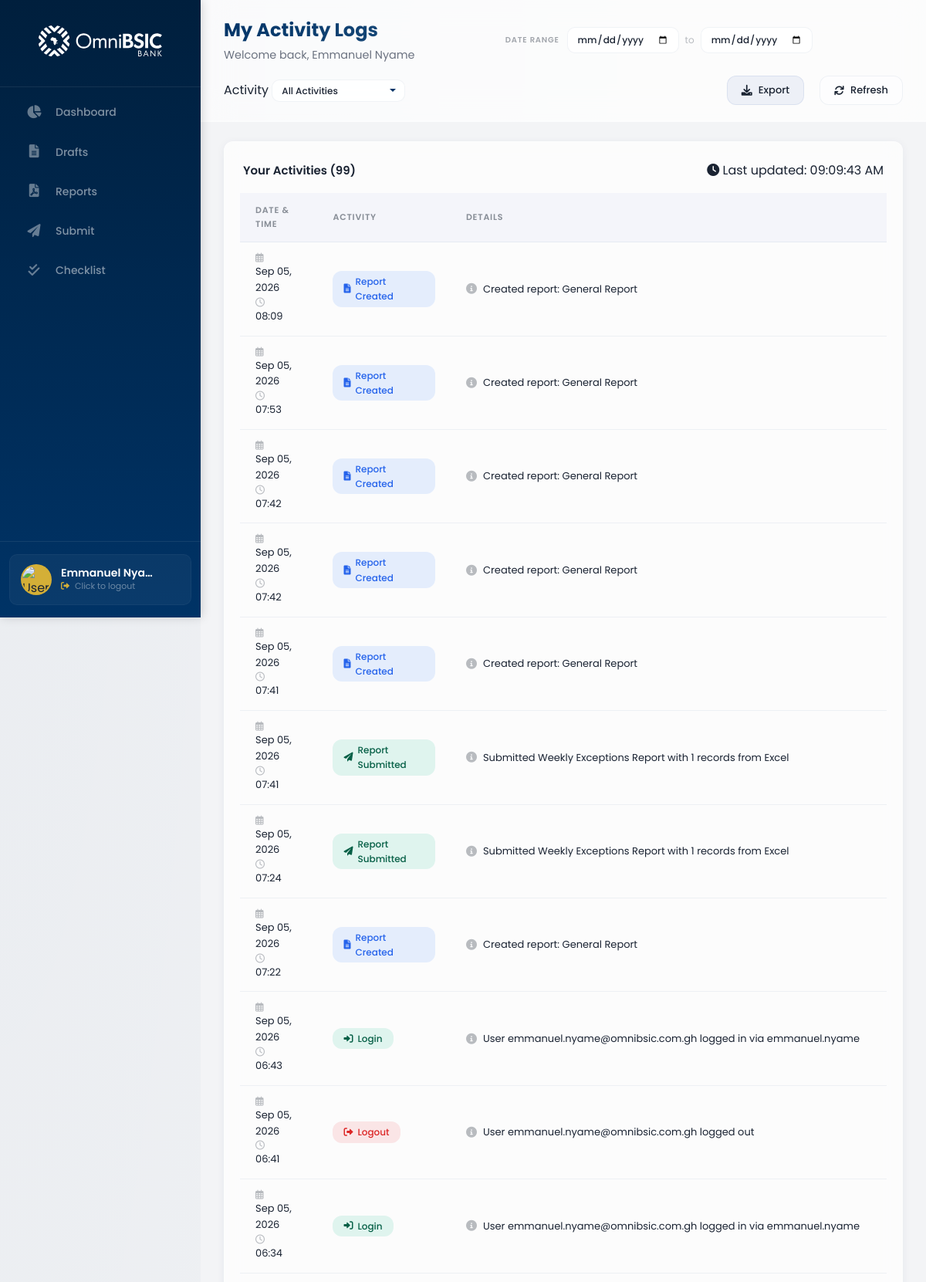
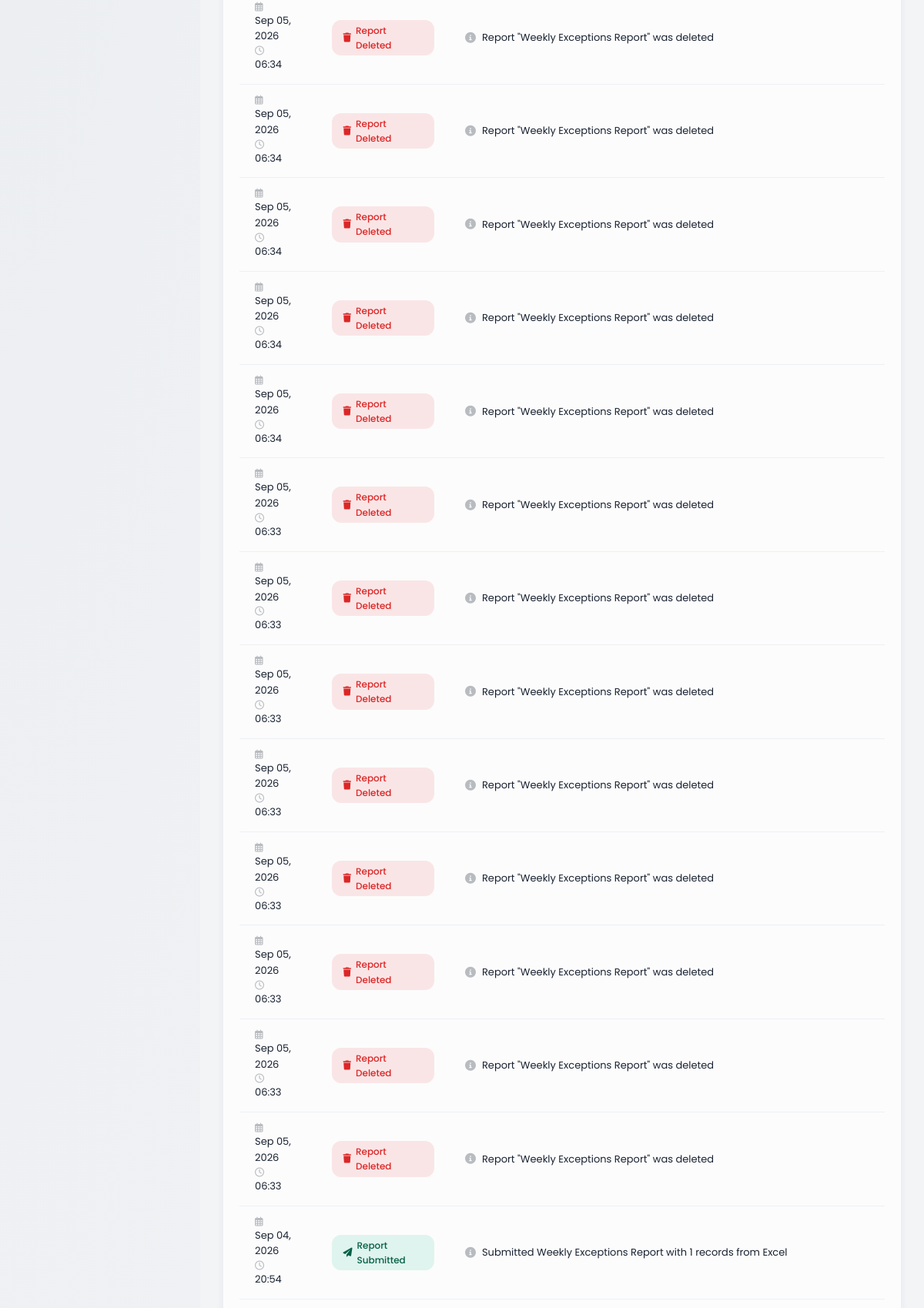
The app's page /adminboard/member/activity-logs/ (signed in, upper part) with its own data (2 pictures, top to bottom).
### control_dashboard/models.py (models this page shows, shortened)
class UserProfile(models.Model):
    ROLE_CHOICES = [
        ('admin', 'Admin'),
        ('supervisor', 'Supervisor'),
        ('member', 'Member'),
    ]
    POSITION_CHOICES = [
        ('hc', 'Headoffice Control'),
        ('cc', 'Cluster Control'),
    ]
    STATUS_CHOICES = [
        ('active', 'Active'),
        ('inactive', 'Inactive'),
    ]
    user = models.OneToOneField(
        User,
        on_delete=models.CASCADE,
        related_name='profile',
        null=True,
        blank=True
    )
    email = models.EmailField(unique=True)
    full_name = models.CharField(max_length=200)
    username = models.CharField(max_length=150, unique=True, blank=True, null=True)
    position = models.CharField(max_length=50, choices=POSITION_CHOICES, default='member')
    role = models.CharField(max_length=50, choices=ROLE_CHOICES, default='member')
    status = models.CharField(max_length=50, choices=STATUS_CHOICES, default='active')
    departments = models.ManyToManyField(
        'Department',
        blank=True,
        related_name='user_profiles'
    )
    branches = models.ManyToManyField(
        'Branch',
        blank=True,
        related_name='user_profiles'
    )
    created_at = models.DateTimeField(auto_now_add=True)
    updated_at = models.DateTimeField(auto_now=True)
    class Meta:
        db_table = 'user_profiles'
        ordering = ['full_name']

class ActivityLog(models.Model):
    ACTIVITY_TYPES = (
        ('login', 'Login'),
        ('logout', 'Logout'),
        ('report_created', 'Report Created'),
        ('report_updated', 'Report Updated'),
        ('report_deleted', 'Report Deleted'),
        ('report_submitted', 'Report Submitted'),
        ('report_approved', 'Report Approved'),
        ('report_rejected', 'Report Rejected'),
        ('checklist_completed', 'Checklist Completed'),
        ('user_created', 'User Created'),
        ('user_updated', 'User Updated'),
        ('user_deleted', 'User Deleted'),
        ('email_sent', 'Email Sent'),
        ('draft_saved', 'Draft Saved'),
        ('draft_deleted', 'Draft Deleted'),
        ('deduction_created', 'Deduction Created'),
        ('deduction_updated', 'Deduction Updated'),
        ('deduction_deleted', 'Deduction Deleted'),
        ('score_updated', 'Score Updated'),
    )
    ACTIVITY_ICONS = {
        'login': 'fa-sign-in-alt',
        'logout': 'fa-sign-out-alt',
        'report_created': 'fa-file-alt',
        'report_updated': 'fa-edit',
        'report_deleted': 'fa-trash',
        'report_submitted': 'fa-paper-plane',
        'report_approved': 'fa-check-circle',
        'report_rejected': 'fa-times-circle',
        'checklist_completed': 'fa-check-double',
        'user_created': 'fa-user-plus',
        'user_updated': 'fa-user-edit',
        'user_deleted': 'fa-user-minus',
        'email_sent': 'fa-envelope',
        'draft_saved': 'fa-save',
        'draft_deleted': 'fa-trash-alt',
        'deduction_created': 'fa-minus-circle',
        'deduction_updated': 'fa-edit',
        'deduction_deleted': 'fa-trash',
        'score_updated': 'fa-star',
    }
    user = models.ForeignKey(
        'UserProfile',
        on_delete=models.CASCADE,
        related_name='activity_logs'
    )
    activity_type = models.CharField(
        max_length=50,
        choices=ACTIVITY_TYPES
    )
    details = models.TextField(
        blank=True,
        null=True,
        help_text="Detailed description of the activity"
    )
    ip_address = models.GenericIPAddressField(
        blank=True,
        null=True,
        help_text="IP address of the user"
    )
    user_agent = models.TextField(
        blank=True,
        null=True,
        help_text="User agent string"
    )
    created_at = models.DateTimeField(
        auto_now_add=True
    )
    class Meta:
        ordering = ['-created_at']
        verbose_name = 'Activity Log'
        verbose_name_plural = 'Activity Logs'
        indexes = [
            models.Index(fields=['user', 'created_at']),
            models.Index(fields=['activity_type']),
        ]
    def get_activity_icon(self):
        return self.ACTIVITY_ICONS.get(self.activity_type, 'fa-circle')

### control_dashboard/views.py (the view)
# urls.py: path('member/activity-logs/', views.member_activity_logs, name='member_activity_logs'),
@login_required
def member_activity_logs(request):
    try:
        user_profile = UserProfile.objects.get(email=request.user.email)
    except UserProfile.DoesNotExist:
        return redirect('control_dashboard:member_dashboard')
    start_date = request.GET.get('start_date', '')
    end_date = request.GET.get('end_date', '')
    activity_filter = request.GET.get('activity', '')
    queryset = ActivityLog.objects.filter(user=user_profile)
    if start_date:
        try:
            start_date_obj = datetime.strptime(start_date, '%Y-%m-%d').date()
            queryset = queryset.filter(created_at__date__gte=start_date_obj)
        except ValueError:
            pass
    if end_date:
        try:
            end_date_obj = datetime.strptime(end_date, '%Y-%m-%d').date()
            queryset = queryset.filter(created_at__date__lte=end_date_obj)
        except ValueError:
            pass
    if activity_filter and activity_filter != 'all':
        queryset = queryset.filter(activity_type=activity_filter)
    activity_logs = queryset.order_by('-created_at')[:100]
    today = timezone.now().date()
    start_of_week = today - timedelta(days=today.weekday())
    start_of_month = today.replace(day=1)
    today_logs = ActivityLog.objects.filter(user=user_profile, created_at__date=today)
    week_logs = ActivityLog.objects.filter(user=user_profile, created_at__date__gte=start_of_week, created_at__date__lte=today)
    month_logs = ActivityLog.objects.filter(user=user_profile, created_at__date__gte=start_of_month, created_at__date__lte=today)
    last_activity = ActivityLog.objects.filter(user=user_profile).order_by('-created_at').first()
    last_activity_display = last_activity.created_at.strftime('%b %d, %Y %H:%M') if last_activity else None
    activity_types = ActivityLog.ACTIVITY_TYPES
    context = {
        'user_profile': user_profile,
        'activity_logs': activity_logs,
        'activity_types': activity_types,
        'activity_filter': activity_filter,
        'start_date': start_date,
        'end_date': end_date,
        'today_logs': today_logs,
        'week_logs': week_logs,
        'month_logs': month_logs,
        'last_activity': last_activity_display,
        'today': today,
    }
    return render(request, 'control_dashboard/activity-mem.html', context)

### control_dashboard/templates/control_dashboard/activity-mem.html (shortened to what this page needs)
{% extends 'control_dashboard/base.html' %}
{% load static %}
{% block extra_css %}
<link rel="stylesheet" href="{% static 'stylesheets/activity-mem.css' %}" type="text/css">
{% endblock %}
{% block dashboard_url %}{% url 'control_dashboard:member_dashboard' %}{% endblock %}
{% block nav_links %}
<li><a href="{% url 'control_dashboard:member_dashboard' %}">
    <span class="nav-icon"><i class="fas fa-chart-pie"></i></span>
    <span class="nav-text">Dashboard</span>
</a></li>
<li><a href="{% url 'control_dashboard:drafts_page' %}">
    <span class="nav-icon"><i class="fas fa-file-alt"></i></span>
    <span class="nav-text">Drafts</span>
</a></li>
<li><a href="{% url 'control_dashboard:reports_page' %}">
    <span class="nav-icon"><i class="fas fa-file-pdf"></i></span>
    <span class="nav-text">Reports</span>
</a></li>
<li><a href="{% url 'control_dashboard:submit_page' %}">
    <span class="nav-icon"><i class="fas fa-paper-plane"></i></span>
    <span class="nav-text">Submit</span>
</a></li>
<li><a href="{% url 'control_dashboard:member_checklist' %}">
    <span class="nav-icon"><i class="fas fa-check-double"></i></span>
    <span class="nav-text">Checklist</span>
</a></li>
{% endblock %}
{% block page_title %}My Activity Logs{% endblock %}
{% block top_header_center %}
<div class="header-date-group">
    <label for="start-date">Date Range</label>
    <div class="header-date-wrapper">
        <input type="date" id="start-date" name="start-date" class="header-date-input" value="{{ start_date }}" onchange="filterActivities()">
        <span>to</span>
        <input type="date" id="end-date" name="end-date" class="header-date-input" value="{{ end_date }}" onchange="filterActivities()">
    </div>
</div>
<div class="header-filter-group">
    <label for="activity-filter">Activity</label>
    <select id="activity-filter" name="activity-filter" class="header-select" onchange="filterActivities()">
        <option value="all" {% if not activity_filter %}selected{% endif %}>All Activities</option>
    </select>
</div>
{% endblock %}
{% block top_header_right %}
<button class="btn-export-header" onclick="exportLogs()" title="Export Activity Logs">
    <i class="fas fa-download"></i> Export
</button>
<button class="btn-refresh-header" onclick="refreshPage()" title="Refresh Activities">
    <i class="fas fa-sync"></i> Refresh
</button>
{% endblock %}
{% block content %}
<div class="table-container">
    <div class="table-header">
        <h4>Your Activities ({{ activity_logs|length }})</h4>
        <div class="table-header-actions">
            <span class="last-updated" id="lastUpdated">
            </span>
        </div>
    </div>
    {% if activity_logs %}
    <div class="table-responsive">
        <table class="activity-table">
            <thead>
                <tr>
                    <th>Date & Time</th>
                    <th>Activity</th>
                    <th>Details</th>
                </tr>
            </thead>
            <tbody>
                {% for log in activity_logs %}
                <tr>
                    <td>
                        <span class="time-stamp">
                            <i class="far fa-calendar-alt"></i> {{ log.created_at|date:"M d, Y" }}
                            <br>
                            <i class="far fa-clock"></i> {{ log.created_at|date:"H:i" }}
                        </span>
                    </td>
                    <td>
                        <span class="activity-tag {{ log.activity_type }}">
                            <i class="fas {{ log.get_activity_icon }}"></i>
                            {{ log.get_activity_type_display }}
                        </span>
                    </td>
                    <td>
                        <div class="activity-details">
                            <i class="fas fa-info-circle"></i>
                            {{ log.details|default:"No details available" }}
                        </div>
                    </td>
                </tr>
                {% endfor %}
            </tbody>
        </table>
    </div>
    {% endif %}
</div>
{% endblock %}

### control_dashboard/templates/control_dashboard/base.html (shortened to what this page needs)
{% load static %}
<!DOCTYPE html>
<html>
    <head>
        <link rel="stylesheet" href="{% static 'stylesheets/base.css' %}" type="text/css">
        <link rel="stylesheet" href="https://cdnjs.cloudflare.com/ajax/libs/font-awesome/6.0.0-beta3/css/all.min.css">
        {% block extra_css %}{% endblock %}
    </head>
    <body>
        <div class="page-wrapper">
            <div class="nav-bar">
                <div class="logo">
                    <a href="{% block dashboard_url %}{% url 'control_dashboard:member_dashboard' %}{% endblock %}">
                        <img src="{% static 'images/OmniBSIC_Bank_Logo.svg' %}" alt="Bank Logo">
                    </a>
                </div>
                <ul class="nav-links">
                    {% block nav_links %}{% endblock %}
                </ul>
                <div class="nav-footer">
                    <div class="nav-profile-card" onclick="logoutUser()" style="cursor: pointer;" title="Click to logout">
                        <div class="nav-profile-img-wrapper">
                            <img src="{% static 'images/user-avatar.jpg' %}" alt="User Profile Image">
                        </div>
                        <div class="nav-profile-info">
                            <h4 class="nav-user-name">{{ user_profile.full_name|default:"User" }}</h4>
                            <p class="nav-user-role">
                                <i class="fas fa-sign-out-alt" style="font-size: 11px; margin-right: 4px;"></i>
                                Click to logout
                            </p>
                        </div>
                    </div>
                </div>
            </div>
            <div class="main-content-wrapper">
                <div class="top-header">
                    <div class="top-header-left">
                        <span class="page-title">{% block page_title %}Dashboard{% endblock %}</span>
                        {% block page_subtitle %}
                        <span class="page-subtitle">Welcome back, {{ user_profile.full_name|default:"User" }}</span>
                        {% endblock %}
                    </div>
                    {% block top_header_center %}{% endblock %}
                    <div class="top-header-right">
                        {% block top_header_right %}{% endblock %}
                    </div>
                </div>
                <div class="main-content">
                    {% block content %}{% endblock %}
                </div>
            </div>
        </div>
    </body>
</html>

### control_dashboard/static/stylesheets/activity-mem.css (style rules this page uses)
.table-responsive { overflow-x: auto; margin: 0 -4px; }
.activity-table { width: 100%; border-collapse: collapse; background: transparent; font-size: 14px; }
.activity-table thead { background: rgba(0, 51, 153, 0.03); }
.activity-table thead th { color: rgba(26, 35, 50, 0.5); font-size: 11px; font-weight: 600; text-transform: uppercase; letter-spacing: 0.8px; text-align: left; padding: 14px 20px; border-bottom: 1px solid var(--glass-border-dark); }
.activity-table tbody td { padding: 14px 20px; color: rgba(26, 35, 50, 0.8); border-bottom: 1px solid var(--glass-border-dark); vertical-align: middle; }
.activity-table tbody tr { transition: background 0.2s ease; }
.time-stamp { display: flex; flex-direction: column; gap: 2px; font-size: 13px; color: #1a2332; }
.time-stamp i { color: rgba(26, 35, 50, 0.3); width: 16px; font-size: 12px; }
.activity-tag { display: inline-flex; align-items: center; gap: 6px; padding: 4px 14px; border-radius: 12px; font-size: 12px; font-weight: 500; }
.activity-tag i { font-size: 12px; }
.activity-tag.login { background: rgba(16, 185, 129, 0.12); color: #065f46; }
.activity-tag.logout { background: rgba(239, 68, 68, 0.12); color: #dc2626; }
.activity-tag.report_created { background: rgba(59, 130, 246, 0.12); color: #2563eb; }
.activity-tag.report_deleted { background: rgba(239, 68, 68, 0.12); color: #dc2626; }
.activity-tag.report_submitted { background: rgba(16, 185, 129, 0.12); color: #065f46; }
.activity-details { display: flex; align-items: center; gap: 8px; font-size: 13px; color: #1a2332; line-height: 1.5; }
.activity-details i { color: rgba(26, 35, 50, 0.3); font-size: 14px; flex-shrink: 0; }
.btn-export-header { display: inline-flex; align-items: center; gap: 8px; padding: 8px 18px; background: rgba(0, 51, 153, 0.06); color: var(--omni-primary); border: 1px solid rgba(0, 51, 153, 0.08); border-radius: 12px; cursor: pointer; font-size: 13px; font-weight: 500; font-family: 'Poppins', sans-serif; transition: all 0.3s ease; white-space: nowrap; }
.btn-export-header i { font-size: 14px; }
.header-date-group { display: flex; align-items: center; gap: 10px; }
.header-date-group label { font-size: 10px; font-weight: 600; color: rgba(26, 35, 50, 0.4); text-transform: uppercase; letter-spacing: 0.8px; white-space: nowrap; }
.header-date-wrapper { display: flex; align-items: center; gap: 8px; }
.header-date-input { background: rgba(255, 255, 255, 0.8); color: #1a2332; font-size: 12px; font-weight: 500; padding: 6px 12px; border-radius: 10px; border: 1px solid var(--glass-border-dark); outline: none; cursor: pointer; transition: all 0.3s ease; min-width: 140px; }
.header-date-wrapper span { font-size: 12px; color: rgba(26, 35, 50, 0.3); }

### records on screen
UserProfile: full_name "Emmanuel Nya…", full_name "Emmanuel Nyame"
ActivityLog: created_at "Sep 05, 2026", created_at "08:09", activity_type "Report Created", details "Created report: General Report"
ActivityLog: created_at "Sep 05, 2026", created_at "07:53", activity_type "Report Created", details "Created report: General Report"
ActivityLog: created_at "Sep 05, 2026", created_at "07:42", activity_type "Report Created", details "Created report: General Report"
ActivityLog: created_at "Sep 05, 2026", created_at "07:42", activity_type "Report Created", details "Created report: General Report"
ActivityLog: created_at "Sep 05, 2026", created_at "07:41", activity_type "Report Created", details "Created report: General Report"
ActivityLog: created_at "Sep 05, 2026", created_at "07:41", activity_type "Report Submitted", details "Submitted Weekly Exceptions Report with 1 records from Excel"
ActivityLog: created_at "Sep 05, 2026", created_at "07:24", activity_type "Report Submitted", details "Submitted Weekly Exceptions Report with 1 records from Excel"
ActivityLog: created_at "Sep 05, 2026", created_at "07:22", activity_type "Report Created", details "Created report: General Report"
ActivityLog: created_at "Sep 05, 2026", created_at "06:43", activity_type "Login", details "User emmanuel.nyame@omnibsic.com.gh logged in via emmanuel.nyame"
ActivityLog: created_at "Sep 05, 2026", created_at "06:41", activity_type "Logout", details "User emmanuel.nyame@omnibsic.com.gh logged out"
ActivityLog: created_at "Sep 05, 2026", created_at "06:34", activity_type "Login", details "User emmanuel.nyame@omnibsic.com.gh logged in via emmanuel.nyame"
ActivityLog: created_at "Sep 05, 2026", created_at "06:34", activity_type "Report Deleted", details "Report \"Weekly Exceptions Report\" was deleted"
ActivityLog: created_at "Sep 05, 2026", created_at "06:34", activity_type "Report Deleted", details "Report \"Weekly Exceptions Report\" was deleted"
ActivityLog: created_at "Sep 05, 2026", created_at "06:34", activity_type "Report Deleted", details "Report \"Weekly Exceptions Report\" was deleted"
ActivityLog: created_at "Sep 05, 2026", created_at "06:34", activity_type "Report Deleted", details "Report \"Weekly Exceptions Report\" was deleted"
ActivityLog: created_at "Sep 05, 2026", created_at "06:34", activity_type "Report Deleted", details "Report \"Weekly Exceptions Report\" was deleted"
ActivityLog: created_at "Sep 05, 2026", created_at "06:33", activity_type "Report Deleted", details "Report \"Weekly Exceptions Report\" was deleted"
ActivityLog: created_at "Sep 05, 2026", created_at "06:33", activity_type "Report Deleted", details "Report \"Weekly Exceptions Report\" was deleted"
ActivityLog: created_at "Sep 05, 2026", created_at "06:33", activity_type "Report Deleted", details "Report \"Weekly Exceptions Report\" was deleted"
ActivityLog: created_at "Sep 05, 2026", created_at "06:33", activity_type "Report Deleted", details "Report \"Weekly Exceptions Report\" was deleted"
ActivityLog: created_at "Sep 05, 2026", created_at "06:33", activity_type "Report Deleted", details "Report \"Weekly Exceptions Report\" was deleted"
ActivityLog: created_at "Sep 05, 2026", created_at "06:33", activity_type "Report Deleted", details "Report \"Weekly Exceptions Report\" was deleted"
ActivityLog: created_at "Sep 05, 2026", created_at "06:33", activity_type "Report Deleted", details "Report \"Weekly Exceptions Report\" was deleted"
ActivityLog: created_at "Sep 05, 2026", created_at "06:33", activity_type "Report Deleted", details "Report \"Weekly Exceptions Report\" was deleted"
ActivityLog: created_at "Sep 04, 2026", created_at "20:54", activity_type "Report Submitted", details "Submitted Weekly Exceptions Report with 1 records from Excel"

### other values on screen
{{ activity_logs|length }} "99"
